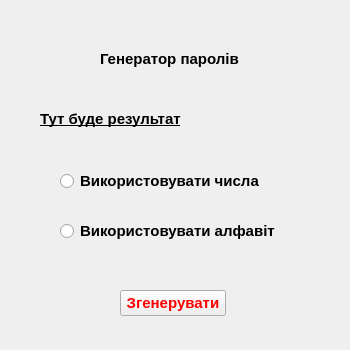
<?xml version="1.0" encoding="UTF-8"?>
<ui version="4.0">
 <class>MainWindow</class>
 <widget class="QMainWindow" name="MainWindow">
  <property name="geometry">
   <rect>
    <x>0</x>
    <y>0</y>
    <width>350</width>
    <height>350</height>
   </rect>
  </property>
  <property name="windowTitle">
   <string>MainWindow</string>
  </property>
  <widget class="QWidget" name="centralwidget">
   <widget class="QPushButton" name="btn_generate">
    <property name="geometry">
     <rect>
      <x>120</x>
      <y>290</y>
      <width>106</width>
      <height>26</height>
     </rect>
    </property>
    <property name="font">
     <font>
      <pointsize>11</pointsize>
      <weight>75</weight>
      <bold>true</bold>
     </font>
    </property>
    <property name="styleSheet">
     <string notr="true">color: red;



</string>
    </property>
    <property name="text">
     <string>Згенерувати</string>
    </property>
   </widget>
   <widget class="QLabel" name="title">
    <property name="geometry">
     <rect>
      <x>100</x>
      <y>50</y>
      <width>144</width>
      <height>18</height>
     </rect>
    </property>
    <property name="font">
     <font>
      <pointsize>11</pointsize>
      <weight>75</weight>
      <bold>true</bold>
      <underline>false</underline>
      <strikeout>false</strikeout>
     </font>
    </property>
    <property name="layoutDirection">
     <enum>Qt::LeftToRight</enum>
    </property>
    <property name="autoFillBackground">
     <bool>false</bool>
    </property>
    <property name="text">
     <string>Генератор паролів</string>
    </property>
    <property name="textFormat">
     <enum>Qt::AutoText</enum>
    </property>
   </widget>
   <widget class="QLabel" name="result">
    <property name="geometry">
     <rect>
      <x>40</x>
      <y>110</y>
      <width>154</width>
      <height>18</height>
     </rect>
    </property>
    <property name="font">
     <font>
      <pointsize>11</pointsize>
      <weight>75</weight>
      <italic>false</italic>
      <bold>true</bold>
      <underline>true</underline>
      <strikeout>false</strikeout>
     </font>
    </property>
    <property name="text">
     <string>Тут буде результат</string>
    </property>
   </widget>
   <widget class="QRadioButton" name="cb_numbers">
    <property name="geometry">
     <rect>
      <x>60</x>
      <y>170</y>
      <width>207</width>
      <height>22</height>
     </rect>
    </property>
    <property name="font">
     <font>
      <pointsize>11</pointsize>
      <weight>75</weight>
      <bold>true</bold>
     </font>
    </property>
    <property name="text">
     <string>Використовувати числа</string>
    </property>
   </widget>
   <widget class="QRadioButton" name="cb_alphabet">
    <property name="geometry">
     <rect>
      <x>60</x>
      <y>220</y>
      <width>226</width>
      <height>22</height>
     </rect>
    </property>
    <property name="font">
     <font>
      <pointsize>11</pointsize>
      <weight>75</weight>
      <bold>true</bold>
     </font>
    </property>
    <property name="text">
     <string>Використовувати алфавіт</string>
    </property>
   </widget>
  </widget>
 </widget>
 <resources/>
 <connections/>
</ui>
